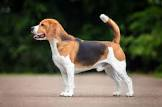
#> input picture Assignment 1/image1.jpg, 162 x 107 px
$ jupyter execute third.ipynb
#> lines starting #> are read from the running program, lines starting #| are printed output that depends on the picture
[cell 1]
import cv2
import numpy as np
import matplotlib.pyplot as plt

[cell 2]
def show(name, n, m, i, Title):
    plt.subplot(n, m, i)
    plt.title(Title)
    plt.imshow(name, cmap='gray')
    plt.axis('off')

[cell 3]
image1 = cv2.imread('image1.jpg', cv2.IMREAD_GRAYSCALE)
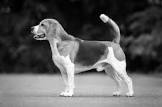
#> image1: shape (107, 162); min 0, max 255, mean 92.1
image2 = cv2.imread('image2.jpg', cv2.IMREAD_GRAYSCALE)
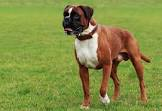
#> input picture Assignment 1/image2.jpg, 162 x 111 px
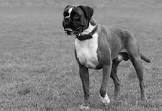
#> image2: shape (111, 162); min 0, max 255, mean 130.6

[cell 4]
def low_pass_filter(image, kernel_size=5):
#> called with kernel_size = 5
    return cv2.GaussianBlur(image, (kernel_size, kernel_size), 0)
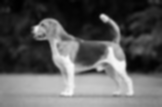
#> returned value: shape (107, 162); min 1, max 250, mean 92.1

[cell 5]
def high_pass_filter(image, kernel_size=5):
    low_pass = low_pass_filter(image, kernel_size)
    return cv2.subtract(image, low_pass)
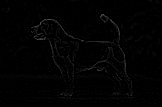
#> returned value: shape (107, 162); min 0, max 84, mean 2.4

[cell 6]
high_pass_img1 = high_pass_filter(image1)
low_pass_img1 = low_pass_filter(image1)
high_pass_img2 = high_pass_filter(image2)
#> call 2 of high_pass_filter, with kernel_size = 5
#> call 3 of low_pass_filter, with kernel_size = 5
#> in low_pass_filter (call 3), `return cv2.GaussianBlur(image, (kernel_size, kernel_size), 0)`:
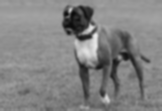
#> returned value: shape (111, 162); min 10, max 234, mean 130.6
#> in high_pass_filter (call 2), `return cv2.subtract(image, low_pass)`:
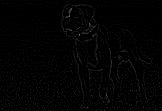
#> returned value: shape (111, 162); min 0, max 126, mean 3.1
low_pass_img2 = low_pass_filter(image2)

[cell 7]
combined_img1 = cv2.addWeighted(high_pass_img1, 0.5, low_pass_img1, 0.5, 0)
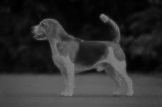
#> combined_img1: shape (107, 162); min 0, max 128, mean 47.2
combined_img2 = cv2.addWeighted(high_pass_img2, 0.5, low_pass_img2, 0.5, 0)
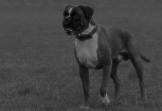
#> combined_img2: shape (111, 162); min 5, max 128, mean 66.8

[cell 8]
plt.figure(figsize=(12, 8))
show(image1, 2, 3, 1, 'Original Image 1')
show(high_pass_img1, 2, 3, 2, 'High-Pass Filtered Image 1')
show(low_pass_img1, 2, 3, 3, 'Low-Pass Filtered Image 1')
show(image2, 2, 3, 4, 'Original Image 2')
show(combined_img1, 2, 3, 5, 'Combined Filtered Image 1')

plt.show()
